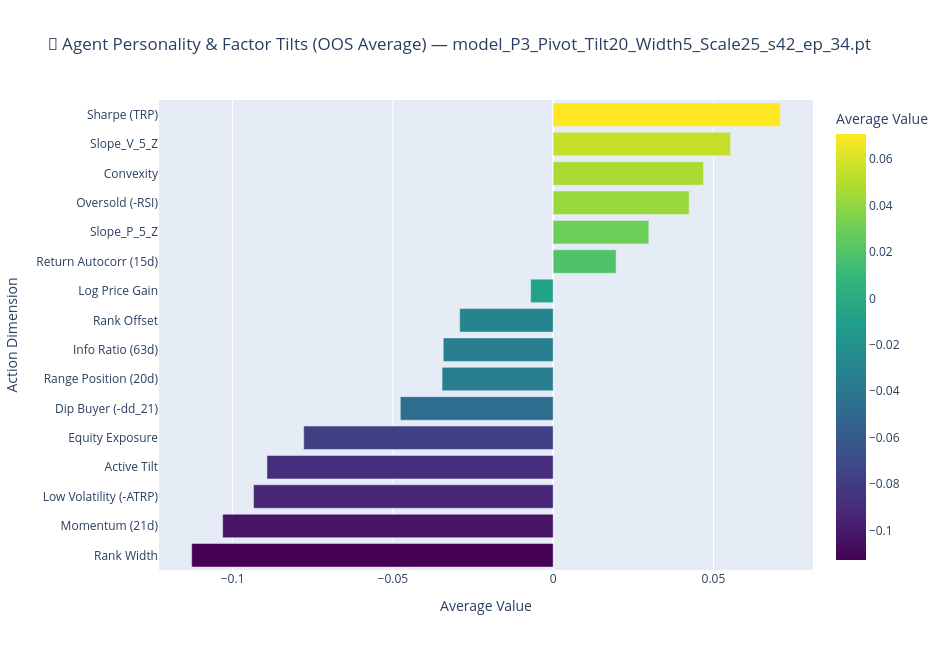

The notebook cell saved with this chart:
### Code cell
# CELL 8: Strategy Personality & Allocation Dial Distribution
mean_actions = blotter_df[action_names].mean().reset_index()
mean_actions.columns = ["Action Dimension", "Average Value"]
mean_actions = mean_actions.sort_values("Average Value", ascending=True)

fig = px.bar(
    mean_actions,
    x="Average Value",
    y="Action Dimension",
    orientation="h",
    title=f"🤖 Agent Personality & Factor Tilts (OOS Average) — {target_file}",
    color="Average Value",
    color_continuous_scale="Viridis",
)
fig.update_layout(height=650, width=950)
fig.show()

### Figure 1 — Plotly figure (JSON) as saved in the notebook; plotly's stock layout.template omitted (floating-point values rounded to 4 significant figures)
{"data": [{"alignmentgroup": "True", "hovertemplate": "Average Value=%{marker.color}<br>Action Dimension=%{y}<extra></extra>", "legendgroup": "", "marker": {"color": [-0.1128, -0.1031, -0.09347, -0.08929, -0.07783, -0.04768, -0.03466, -0.03428, -0.02916, -0.007014, 0.01964, 0.02985, 0.04243, 0.04688, 0.05534, 0.07087], "coloraxis": "coloraxis", "pattern": {"shape": ""}}, "name": "", "offsetgroup": "", "orientation": "h", "showlegend": false, "textposition": "auto", "type": "bar", "x": [-0.1128, -0.1031, -0.09347, -0.08929, -0.07783, -0.04768, -0.03466, -0.03428, -0.02916, -0.007014, 0.01964, 0.02985, 0.04243, 0.04688, 0.05534, 0.07087], "xaxis": "x", "y": ["Rank Width", "Momentum (21d)", "Low Volatility (-ATRP)", "Active Tilt", "Equity Exposure", "Dip Buyer (-dd_21)", "Range Position (20d)", "Info Ratio (63d)", "Rank Offset", "Log Price Gain", "Return Autocorr (15d)", "Slope_P_5_Z", "Oversold (-RSI)", "Convexity", "Slope_V_5_Z", "Sharpe (TRP)"], "yaxis": "y"}], "layout": {"barmode": "relative", "coloraxis": {"colorbar": {"title": {"text": "Average Value"}}, "colorscale": [[0, "#440154"], [0.1111, "#482878"], [0.2222, "#3e4989"], [0.3333, "#31688e"], [0.4444, "#26828e"], [0.5556, "#1f9e89"], [0.6667, "#35b779"], [0.7778, "#6ece58"], [0.8889, "#b5de2b"], [1, "#fde725"]]}, "height": 650, "legend": {"tracegroupgap": 0}, "title": {"text": "🤖 Agent Personality & Factor Tilts (OOS Average) — model_P3_Pivot_Tilt20_Width5_Scale25_s42_ep_34.pt"}, "width": 950, "xaxis": {"anchor": "y", "domain": [0, 1], "title": {"text": "Average Value"}}, "yaxis": {"anchor": "x", "domain": [0, 1], "title": {"text": "Action Dimension"}}}}
